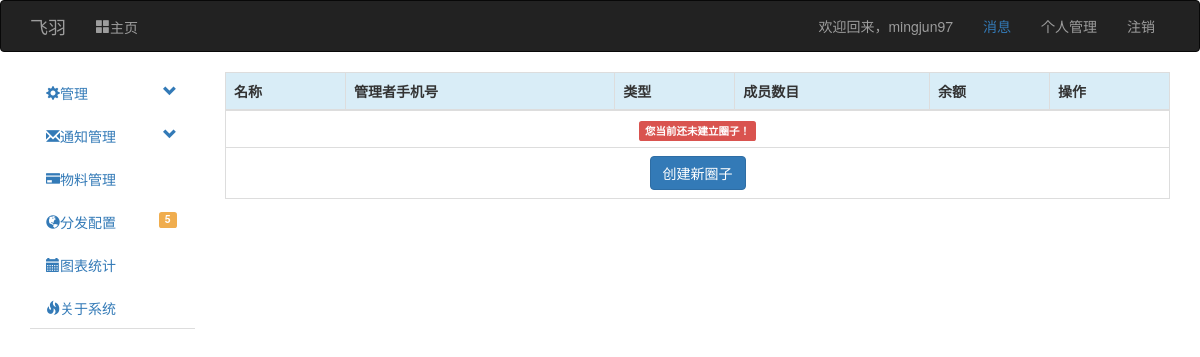
/view_group (signed in), run on an earlier commit of the app's database.
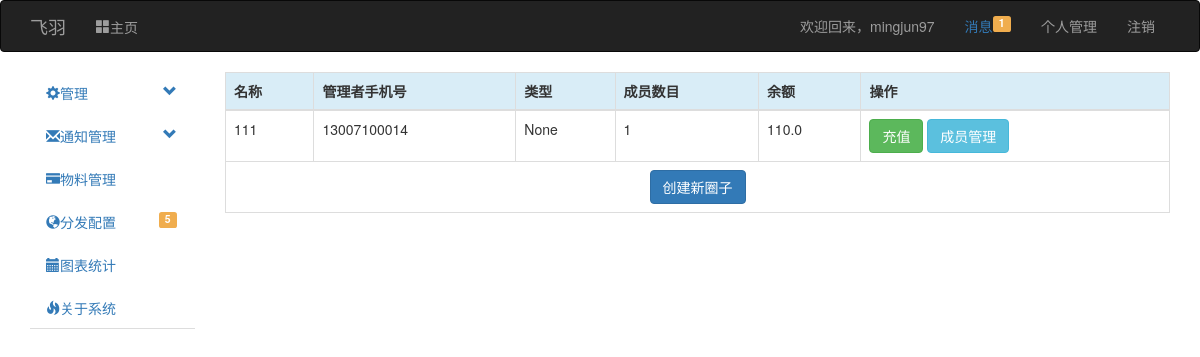
And on a later commit of the database.
### app/models.py (models this page shows, shortened)
class Group(db.Model):
    __tablename__ = 'groups'
    id = db.Column(db.Integer, primary_key=True)
    owner_id = db.Column(db.Integer, db.ForeignKey('users.uid'))
    name = db.Column(db.String(128))
    admins = db.relationship('GroupAdmin', backref='Admin')
    balance = db.Column(db.Integer, default=0)
    charge_record = db.relationship('ChargeRecord', backref='Group')
    member = db.relationship('Member', backref='Group')
    image = db.Column(db.LargeBinary)
    type = db.Column(db.Integer)
    role_json = db.Column(db.Text, default='{"-1":"所有者","5":"部长","0":"会员"}')
    tel = db.Column(db.String(11))
    owned_form_id = db.relationship('Form', backref='Owner')
    def get_balance(self):
        return self.balance / 1000

class User(UserMixin, db.Model):
    __tablename__ = 'users'
    uid = db.Column(db.Integer, primary_key=True)
    username = db.Column(db.String(128))
    password_hash = db.Column(db.String(128))
    password_change_time = db.Column(db.Integer, default=0)
    email = db.Column(db.String(128))
    telephone = db.Column(db.String(11))
    role_id = db.Column(db.Integer)
    log_level = db.Column(db.Integer)
    email_confirmed = db.Column(db.Boolean, default=False)
    telephone_confirmed = db.Column(db.Boolean, default=False)
    telephone_confirmed_code = db.Column(db.String(6))
    telephone_confirmed_code_time = db.Column(db.Integer, default=0)
    balance = db.Column(db.Integer, default=0)
    last_login_time = db.Column(db.Integer, default=time.time)
    this_login_time = db.Column(db.Integer, default=time.time)
    useful_token = db.Column(db.String(256), default=0)
    owned_group_id = db.relationship('Group', backref='Owner')
    charge_billing = db.relationship('ChargeRecord', backref='User')
    student_card = db.Column(db.String(128), default='NULL')
    student_auth = db.Column(db.Boolean, default=False)
    balance_billing = db.relationship('Billing', backref='User')
    personal_message = db.relationship('PersonalMessage', backref='To', lazy='dynamic',
                                       primaryjoin='PersonalMessage.rec_id==User.uid')
    @property
    def password(self):
        raise AttributeError('密码非可读属性！')

### app/manage/views.py (the view)
@manage.route('/view_group', methods=['GET', 'POST'])
@login_required
def view_group():
    groups = Group.query.filter_by(Owner=current_user).all()
    member = Member()
    return render_template('manage/view_group.html', groups=groups, member=member)

### app/manage/__init__.py (called while the page is built)
@manage.app_context_processor
def inject_base64():
    b = base64.b64encode
    str1 = str
    fmttimestamp = f2t
    return dict(b=b, str=str1, fmttime=fmttimestamp)

### app/manage/views.py (called while the page is built)
@manage.before_app_request
def before_request():
    if request.endpoint is None:
        abort(404)
    if current_user.is_authenticated \
    and not (current_user.email_confirmed or current_user.telephone_confirmed) \
    and request.endpoint[:5] != 'auth.' \
    and request.endpoint[:14] != 'manage.confirm' \
    and request.endpoint[:19] != 'manage.unconfirmed' \
    and request.endpoint != 'static' \
    and request.endpoint != 'api_v1.get_message' \
    and request.endpoint[:15] != 'manage.confirm_':
        print(request.endpoint[:16])
        return redirect(url_for('manage.unconfirmed'))

### app/models.py (called while the page is built)
@login_manager.user_loader
def load_user(user_id):
    return User.query.get(int(user_id))

### app/templates/manage/view_group.html
{% extends "base.html" %}
{% block page_content %}
    <table class="table table-bordered table-responsive">
      <thead>
        <tr class="info">
          <th>名称</th>
          <th>管理者手机号</th>
          <th>类型</th>
            <th>成员数目</th>
            <th>余额</th>
            <th>操作</th>
        </tr>
      </thead>
      <tbody>
        {% for group in groups%}
            <tr>
                <td>{{ group.name }}</td>
                <td>{{ group.Owner.telephone }}</td>
                <td>{{ group.type }}</td>
                <td>{{ member.query.filter_by(Group=group).count() }}</td>
                <td>{{ group.get_balance() }}</td>
                <td><a class="btn btn-success" href="{{ url_for("manage.group_charge", group_id=b(s=str(group.id).encode('utf-8'))) }}">充值</a>
                    <a class="btn btn-info"href="{{ url_for("manage.group_manage", group_id=b(s=str(group.id).encode('utf-8'))) }}">成员管理</a> </td>
            </tr>
        {% else %}
            <td colspan="999" class="text-center"><div class="label label-danger">您当前还未建立圈子！</div></td>
        {% endfor %}
            <tr>
                <td colspan="999"><div class="text-center"><a href="{{ url_for("manage.create_group") }}" class="btn btn-primary">创建新圈子</a></div></td>
            </tr>
      </tbody>
    </table>
{% endblock %}

### app/templates/base.html (shortened to what this page needs)
{% extends "bootstrap/base.html" %}
{% block navbar %}
<div class="navbar navbar-inverse" role="navigation">
    <div class="container">
        <div class="navbar-header">
            <a class="navbar-brand" href="/">飞羽</a>
        </div>
        <div class="navbar-collapse collapse">
            <ul class="nav navbar-nav">
                <li class="{% if request.endpoint == 'manage.index' %}active{% endif %}"><a href="/"><i class="glyphicon glyphicon-th-large">主页</i></a></li>
            </ul>
            <ul class="nav navbar-nav navbar-right">
                {% if current_user.is_authenticated %}
                <li><span class="navbar-text">欢迎回来，<a class="navbar-link" href="{{ url_for('manage.console') }}">{{ current_user.username }}</a></span></li>
                    <li><span class="navbar-text"><a href="#">消息{% if current_user.personal_message.filter_by(status=0).count() != 0 %}<span class="label label-warning pull-right">{{ current_user.personal_message.filter_by(status=0).count() }}</span>{% endif %}</a> </span></li>
                    <li><a href="{{ url_for('manage.user_info') }}">个人管理</a> </li>
                <li><a href="{{ url_for('auth.logout') }}">注销</a></li>
                {% else %}
                <li><a href="{{ url_for('auth.login') }}">登录</a></li>
                <li><a href="{{ url_for('auth.reg') }}">注册</a></li>
                {% endif %}
            </ul>
        </div>
    </div>
</div>
{% endblock %}
{% block content %}
    <div class="container">
        <div class="row">
            {% if current_user.is_authenticated and request.endpoint != 'manage.index' %}
            <div class="col-md-2">
                <ul id="main-nav" class="nav nav-tabs nav-stacked" style="">
                    <li>
                        <a href="#systemSetting" class="nav-header collapsed" data-toggle="collapse">
                            <i class="glyphicon glyphicon-cog"></i>管理
                            <span class="pull-right glyphicon glyphicon-chevron-down"></span>
                            </a>
                    </li>
                    <li>
                        <a href="#messageManager" class="nav-header collapsed" data-toggle="collapse">
                            <i class="glyphicon glyphicon-envelope"></i>通知管理
                            <span class="pull-right glyphicon glyphicon-chevron-down"></span>
                            </a>
                    </li>
                    <li>
                        <a href="./plans.html"><i class="glyphicon glyphicon-credit-card"></i>物料管理</a>
                    </li>
                    <li><a href="./grid.html"><i class="glyphicon glyphicon-globe"></i>分发配置
                    <span class="label label-warning pull-right">5</span>
                    </a>
                    </li>
                    <li><a href="./charts.html"><i class="glyphicon glyphicon-calendar"></i>图表统计</a>
                    </li>
                    <li>
                    <a href="#"><i class="glyphicon glyphicon-fire"></i>关于系统</a>
                    </li>
                </ul>
            </div>
            {% endif %}
        <div class="col-md-10">
            {% block page_content %} {% endblock %}
        </div>
    </div>
</div>
{% endblock %}

What changed in the data, as far as the page shows it:
added Group: name "111", Owner.telephone "13007100014", type "None", query.filter_by "1", get_balance "110.0"
Also different on the page:
{{ current_user.personal_message.filter_by(status=0).count() }}: (not shown) → "1"
text no longer shown: "您当前还未建立圈子！"
